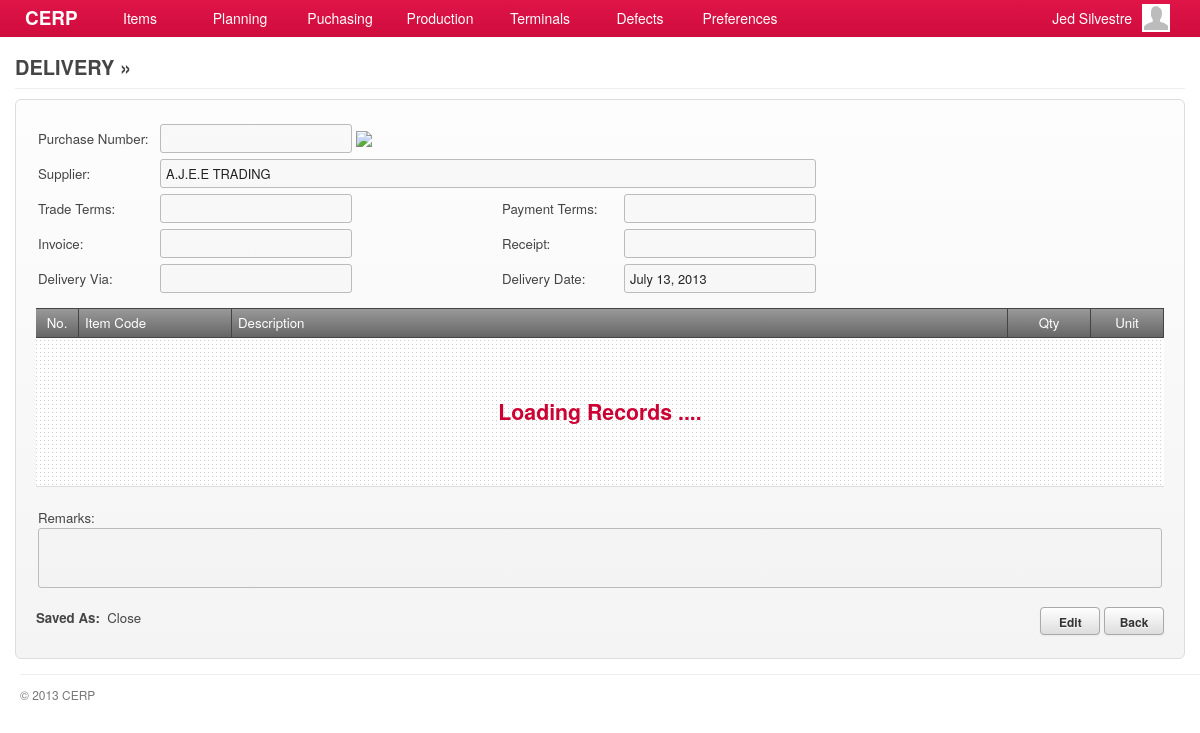
/account/deliveries-show_copy2.php?id=1 (signed in), run on the app's committed database.
### tables this page shows
CREATE TABLE `deliveries` (
  `id` bigint(20) NOT NULL AUTO_INCREMENT,
  `purchase_id` int(11) DEFAULT NULL,
  `delivery_via` varchar(80) DEFAULT NULL,
  `delivery_date` date DEFAULT NULL,
  `remarks` varchar(180) DEFAULT NULL,
  `status` int(4) DEFAULT '135',
  `completion_status` int(11) DEFAULT NULL,
  `updated_at` datetime DEFAULT NULL,
  `created_at` datetime DEFAULT NULL,
  PRIMARY KEY (`id`)
);

CREATE TABLE `suppliers` (
  `id` int(11) NOT NULL AUTO_INCREMENT,
  `supplier_code` varchar(45) DEFAULT NULL,
  `name` varchar(100) DEFAULT NULL,
  `address` varchar(100) DEFAULT NULL,
  `country` int(11) DEFAULT NULL,
  `representative` varchar(100) DEFAULT NULL,
  `contact_no1` varchar(45) DEFAULT NULL,
  `contact_no2` varchar(45) DEFAULT NULL,
  `fax_no` varchar(45) DEFAULT NULL,
  `email` varchar(45) DEFAULT NULL,
  `supplier_type` int(11) DEFAULT NULL,
  `product_service` int(11) DEFAULT NULL,
  `term_of_payment` int(11) DEFAULT NULL,
  `description` tinytext,
  `created_at` timestamp NULL DEFAULT NULL,
  `updated_at` timestamp NULL DEFAULT NULL,
  PRIMARY KEY (`id`)
);

CREATE TABLE `lookup_status` (
  `id` int(11) NOT NULL AUTO_INCREMENT,
  `code` varchar(7) DEFAULT NULL,
  `description` varchar(45) DEFAULT NULL,
  `parent` varchar(6) DEFAULT NULL,
  `created_at` timestamp NULL DEFAULT NULL,
  `updated_at` timestamp NULL DEFAULT NULL,
  PRIMARY KEY (`id`)
);

### include/general.class.php (called while the page is built, shortened)
<?php
require('database.class.php');
require('posts.class.php');
require('query.class.php');
require('role.class.php');
$HostAccount	= "account";
$DB				= new MySQL;
  $Host			= "cerp";
  $HostAccount	= "/".$Host."/".$HostAccount;
  $DB->database	= "cerpdb";
  $DB->username	= "cerpuser";
  $DB->password	= "cerpuser";
  $DB->hostname	= "localhost";
$Query			= new Query($DB);
$Signed			= $_SESSION['user'];
$Role		= new Role($DB, $Signed['id']);
require('functions.php');
?>

### include/role.class.php (called while the page is built, shortened)
<?php
class Role
{
	private $DB;
	private $user_id;
	function Role($db, $uid) {
  	$this->DB = $db;
		$this->user_id = $uid;
  }
	function isCapableByName($cap_name) {
		foreach ($this->getUserRoles() as $user_role) {
			$result = $this->DB->Find('role_capabilities', array(
						  			'columns' 		=> 'role_capabilities.*',
						  			'joins' => 'INNER JOIN capabilities ON capabilities.id = role_capabilities.capability_id',
						  	    'conditions' 	=> 'capabilities.capability="'. $cap_name .'" AND role_id='. $user_role['role_id']));
			if(isset($result)) {
				return TRUE;
			}
		}
	}
	function getUserRoles() {
		$result = $this->DB->Get('user_roles', array(
						  			'columns' 		=> 'user_roles.role_id, roles.name',
						  			'joins' => 'INNER JOIN roles ON roles.id = user_roles.role_id',
						  	    'conditions' 	=> 'user_roles.user_id='. $this->user_id));
		if(isset($result)) {
			return $result;
		}
	}
}

### include/database.class.php (called while the page is built, shortened)
<?php
class MySQL {
  public $username	= "cerpuser";
  public $password	= "cerpuser";
  public $hostname	= "localhost";
  public function Connect() {
    $conn = mysql_connect($this->hostname, $this->username, $this->password) or die("<br/><span class='notice'><p class='error'><strong>ERROR!</strong> Unable to connect to MySQL! </p></span>");
    return $conn;
  }
  public function Query($sql) {
  	$conn = $this->Connect();
    $result = mysql_query($sql, $conn);
	return $result;
  }
	function Find($table, $args='') {
  	if (isset($args)) {
  	  $args['columns'] = (isset($args['columns']) ? $args['columns'] : '*');
  	  $args['joins'] = (isset($args['joins']) ? $args['joins'] : '');
	 	 	$args['conditions'] = ($args['conditions'] == '' ? '' : 'where '.$args['conditions']);
		}
		$sql = "SELECT ".$args['columns']." FROM ".$table." ".$args['joins']." ".$args['conditions'];
		$row = $this->IsEmpty($this->Query($sql));
		return mysql_fetch_array($row);
  }
  function Get($table, $args='') {
  	if (isset($args)) {
  	  $args['columns'] = (isset($args['columns']) ? $args['columns'] : '*');
  	  $args['joins'] = (isset($args['joins']) ? $args['joins'] : '');
		  $args['conditions'] = ($args['conditions'] == '' ? '' : 'WHERE '.$args['conditions']);
  	  $args['order'] = (isset($args['order']) ? ' ORDER BY '.$args['order'] : '');
  	  $args['limit'] = (isset($args['limit']) ? ' LIMIT '.$args['limit'] : '');
  	  $args['group'] = (isset($args['group']) ? ' GROUP BY '.$args['group'] : '');
		}
		$data = array();
		$sql = "SELECT ".$args['columns']." FROM ".$table." ".$args['joins']." ".$args['conditions']." ".$args['group']." ".$args['order']." ".$args['limit'];
		$result = $this->IsEmpty($this->Query($sql));
		if(!empty($result)) {
	      while ($row = mysql_fetch_array($result)) {
	        $data[] = $row;
	      }
		}
		return $data;
  }
	function Fetch($table, $args='') {
  	if (isset($args)) {
  	  $args['columns'] = (isset($args['columns']) ? $args['columns'] : '*');
  	  $args['joins'] = (isset($args['joins']) ? $args['joins'] : '');
			$args['conditions'] = (isset($args['conditions']) && $args['conditions'] != '') ? ' WHERE '.$args['conditions'] : '';
			$args['order'] = (isset($args['order']) ? ' ORDER BY '.$args['order'] : '');
			$args['limit'] = (isset($args['limit']) ? ' LIMIT '.$args['limit'] : '');
			$args['group'] = (isset($args['group']) ? ' GROUP BY '.$args['group'] : '');
    }
	$data = array();
    $sql = "SELECT ".$args['columns'];
    $sql .= " FROM ".$table." ".$args['joins'];
    $sql .= $args['conditions'];
    $sql .= $args['group'];
    $sql .= $args['order'];
    $sql .= $args['limit'];
	$result = $this->IsEmpty($this->Query($sql));
	if(!empty($result)) {
      while ($row = mysql_fetch_array($result, MYSQL_ASSOC)) {
        $data[] = $row;
      }
	}
	return $data;
  }
  private function IsEmpty($result) {
    if(mysql_num_rows($result) > 0) return $result;
    return null;
  }
}

### include/query.class.php (called while the page is built, shortened)
<?php
class Query {
  private $DB;
  function Query($db) {
  	$this->DB = $db;
  }
  function delivery_by_id($id) {
  	$query = $this->DB->Fetch('deliveries', array(
               'columns'  => 'deliveries.id, purchases.id AS pid, purchases.po_number, suppliers.id AS supplier_id, suppliers.name AS supplier_name,
                              deliveries.delivery_date, deliveries.delivery_via, purchases.terms, purchases.payment_terms,
                              purchases.total_amount, deliveries.remarks, lookup_status.description AS status, lookup_status1.description AS completion_status,
                              purchases.po_date, deliveries.status AS status_id',
               'joins' => 'INNER JOIN purchases ON purchases.id = deliveries.purchase_id
               						 INNER JOIN suppliers ON suppliers.id = purchases.supplier_id
                           INNER JOIN lookup_status ON lookup_status.id = deliveries.status
                           INNER JOIN lookup_status AS lookup_status1 ON lookup_status1.id = deliveries.completion_status',
               'conditions' => 'deliveries.id = '. $id)
             );
		if(!empty($query)) return $query[0];
		return null;
  }
}

### account/deliveries-show_copy2.php (the view, shortened to what this page needs)
<?php
  $capability_key = 'show_deliveries';
  require('header.php');
	$allowed = $Role->isCapableByName($capability_key);
	if(!$allowed) {
		require('inaccessible.php');
	}else{
  	$delivery = $Query->delivery_by_id($_GET['id']);
?>
      <div id="page">
        <div id="page-title">
          <h2>
            <span class="title">Delivery &raquo; <span class="red"><?php echo $delivery['purchase_number']; ?></span></span>
          </h2>
        </div>
        <div id="content">
          <form id="delivery-form" action="<?php host($Capabilities->GetUrl()) ?>" method="POST" class="form-container">
             <div>
             	<table>
                   <tr>
                      <td width="120">Purchase Number:</td><td width="340"><input type="text" value="<?php echo $delivery['purchase_number']; ?>" class="text-field" disabled/>
                      	<?php echo $linkto = (isset($delivery['pid'])) ? link_to('purchases-show.php?id='.$delivery['pid']) : '' ?>
                      </td>
                      <td width="120"></td><td width="340"></td>
                   </tr>
                   <tr>
                      <td>Supplier:</td>
                      <td colspan="99">
                        <input type="text" value="<?php echo $delivery['supplier_name']; ?>" class="text-field" style="width:644px;" disabled/>
                      </td>
                   </tr>
                   <tr>
                      <td>Trade Terms:</td><td><input type="text" value="<?php echo $delivery['trade_terms']; ?>" class="text-field" disabled/></td>
                      <td>Payment Terms:</td><td><input type="text" value="<?php echo $delivery['payment_terms']; ?>" class="text-field" disabled/></td>
                   </tr>
                   <tr>
                      <td>Invoice:</td><td><input type="text" value="<?php echo $delivery['invoice']; ?>" class="text-field" disabled/></td>
                      <td>Receipt:</td><td><input type="text" value="<?php echo $delivery['receipt'] ?>" class="text-field" disabled/></td>
                   </tr>
                   <tr>
                      <td>Delivery Via:</td><td><input type="text" value="<?php echo $delivery['delivery_via']; ?>" class="text-field" disabled/></td>
                      <td>Delivery Date:</td><td><input type="text" value="<?php echo date("F d, Y", strtotime($delivery['delivery_date'])) ?>" class="text-field text-date" disabled/></td>
                   </tr>
                   <tr><td height="5" colspan="99"></td></tr>
                </table>
             </div>
             <div id="grid-delivery-materials" class="grid jq-grid" style="min-height:146px;">
               <table cellspacing="0" cellpadding="0">
                 <thead>
                   <tr>
                     <td width="30" class="border-right text-center">No.</td>
                     <td width="140" class="border-right">Item Code</td>
                     <td class="border-right">Description</td>
                     <td width="70" class="border-right text-center">Qty</td>
                     <td width="60" class="border-right text-center">Unit</td>
                   </tr>
                 </thead>
                 <tbody id="delivery-materials"></tbody>
               </table>
             </div>
             <div>
             	<table width="100%">
                   <tr><td height="5" colspan="99"></td></tr>
                   <tr>
                      <td></td>
                      <td align="right"></td>
                   </tr>
                   <tr><td colspan="2">Remarks:<br/><textarea style="min-width:650px;width:98.9%;height:50px;" disabled><?php echo $delivery['remarks']; ?></textarea></td></tr>
                </table>
             </div>
             <div class="field-command">
           	   <div class="text-post-status">
           	     <strong>Saved As:</strong>&nbsp;&nbsp;<?php echo $delivery['status']; ?>
               </div>
               <?php if($delivery['status'] != "Publish") { ?>
               <input type="button" value="Edit" class="btn redirect-to" rel="<?php echo host('deliveries-edit.php?id='. $delivery['id']); ?>"/>
           	   <?php } ?>
               <input type="button" value="Back" class="btn redirect-to" rel="<?php echo host('deliveries.php'); ?>"/>
             </div>
          </form>
       </div>
<?php }
require('footer.php'); ?>

### stylesheets/main.css (style rules this page uses)
*, html, body { margin:0;padding:0; }
html { font-size: 100%; -webkit-text-size-adjust: 100%; -ms-text-size-adjust: 100%; }
body { margin: 0; font-family:"Helvetica Neue", Helvetica, Arial, sans-serif; font-size:14px; line-height:20px; color:#454545; background-color:#ffffff; }
h1, h2, h3, h4 { padding:0 0 5px; margin:0 0 10px; }
h2 { font-size:20px; }
#page { background-color:#ffffff; font-size:95%; }
#content { padding:0 15px; min-height: 500px; }
#page-title { margin:0 15px 10px; padding:57px 0 0; border-bottom:solid 1px #eeeeee; }
#page-title h2 { margin:0; padding:0 0 10px; }
#page-title h2 .title { float:left; padding-right:5px; text-transform:uppercase; }
.border-right { border-right:solid 1px #dddddd; }
.text-center { text-align:center; }

### stylesheets/form.css (style rules this page uses)
form { margin:0 0 10px; }
form table tr th, form table tr td { padding:2px 0; }
form .field-command { padding:10px 0 0; text-align: right; }
form .field-command .text-post-status { float:left; margin-top:1px; }
.form-container { padding:20px; border:solid 1px #dddddd; background-color:#f9f9f9; background-image:-moz-linear-gradient(top, #fdfdfd, #f4f4f4); background-image:-webkit-gradient(linear, 0 0, 0 100%, from(#fdfdfd), to(#f4f4f4)); background-image:-webkit-linear-gradient(top, #fdfdfd, #f4f4f4); background-image:-o-linear-gradient(top, #fdfdfd, #f4f4f4); background-image:linear-gradient(to bottom, #fdfdfd, #f4f4f4); -webkit-border-radius:6px; -moz-border-radius:6px; border-radius:6px; }
input, textarea, select { padding:4px 5px; border:solid 1px #bbbbbb; color:#222222; font-size:97%; font-family:"Helvetica Neue", Helvetica, Arial, sans-serif; -webkit-border-radius:3px; -moz-border-radius:3px; border-radius:3px; }
input.text-field { width:180px; }
textarea { resize:none; }
.btn { display: inline-block; *display: inline; padding: 4px 10px 2px; margin-bottom: 3px; min-width:60px; *margin-left: .3em; font-size: 12px; line-height: 20px; *line-height: 20px; color: #333333; text-align: center; text-shadow: 0 1px 1px rgba(255, 255, 255, 0.75); vertical-align: middle; cursor: pointer; font-weight:bold; background-color: #cccccc; *background-color: #dddddd; background-image: -webkit-gradient(linear, 0 0, 0 100%, from(#ffffff), to(#dddddd)); background-image: -webkit-linear-gradient(top, #ffffff, #dddddd); background-image: -o-linear-gradient(top, #ffffff, #dddddd); background-image: linear-gradient(to bottom, #ffffff, #dddddd); background-image: -moz-linear-gradient(top, #ffffff, #dddddd); background-repeat: repeat-x; border: 1px solid #bbbbbb; *border: 0; border-color: rgba(0, 0, 0, 0.1) rgba(0, 0, 0, 0.1) rgba(0, 0, 0, 0.25); border-color: #aaaaaa #aaaaaa #bfbfbf; border-bottom-color: #aaaaaa; outline:none; -webkit-border-radius: 4px; -moz-border-radius: 4px; border-radius: 4px; filter: progid:dximagetransform.microsoft.gradient(startColorstr='#ffffffff', endColorstr='#ffe6e6e6', GradientType=0); filter: progid:dximagetransform.microsoft.gradient(enabled=false); *zoom: 1; -webkit-box-shadow: inset 0 1px 0 rgba(255, 255, 255, 0.2), 0 1px 2px rgba(0, 0, 0, 0.05); -moz-box-shadow: inset 0 1px 0 rgba(255, 255, 255, 0.2), 0 1px 2px rgba(0, 0, 0, 0.05); box-shadow: inset 0 1px 0 rgba(255, 255, 255, 0.2), 0 1px 2px rgba(0, 0, 0, 0.05); }

### stylesheets/grid.css (style rules this page uses)
.grid { min-width:750px; overflow-x:scroll; background:#ffffff url('../images/bg-dotted.png') repeat left top; }
.grid table { margin:0; padding:0; width:100%; }
.grid table thead tr td { padding:4px 6px; border-top:solid 1px #444444; border-bottom:solid 1px #444444; background-color:#666666; background-image:-moz-linear-gradient(top, #999999, #666666); background-image:-webkit-gradient(linear, 0 0, 0 100%, from(#999999), to(#666666)); background-image:-webkit-linear-gradient(top, #999999, #666666); background-image:-o-linear-gradient(top, #999999, #666666); background-image:linear-gradient(to bottom, #999999, #666666); color:#ffffff; font-weight:normal; }
.grid table thead tr td.border-right { border-color:#444444; }

### data on the page
deliveries: name "A.J.E.E TRADING", delivery_date "July 13, 2013", lookup_status.description "Close"

### other printed values
$Signed['first_name'] "Jed"
$Signed['last_name'] "Silvestre"
